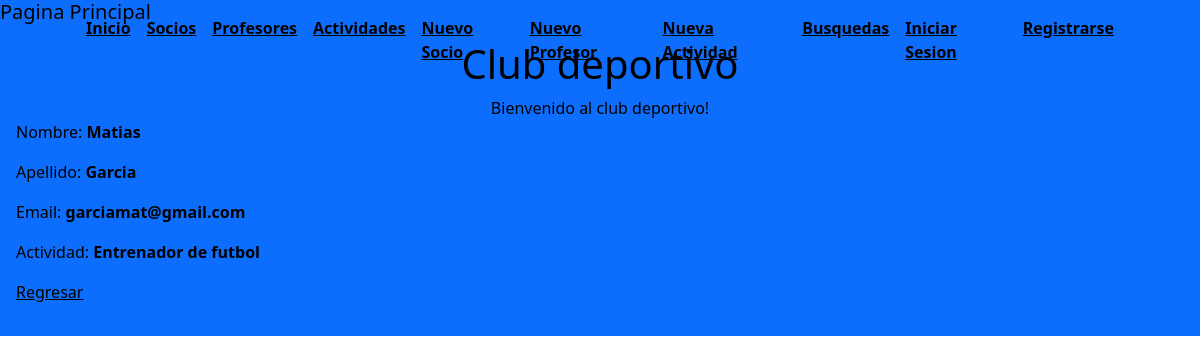
Page /profesor/detalle/1/ (signed in) on the committed database.
### AppProyecto/models.py (models this page shows, shortened)
class Profesores(models.Model):
    nombre = models.CharField(max_length=30)
    apellido = models.CharField(max_length=30)
    email = models.EmailField()
    profesion = models.CharField(max_length=30)

### AppProyecto/clases_views.py (the view)
# urls.py: path('profesor/detalle/<int:pk>/', clases_views.ProfesorDetalle.as_view(), name='Detail-profesor'),
class ProfesorDetalle(LoginRequiredMixin,DetailView):
    model = Profesores
    template_name = "appProyecto/clases_vistas/profesor_detalle.html"

### AppProyecto/templates/appProyecto/clases_vistas/profesor_detalle.html (shortened to what this page needs)
<!DOCTYPE html>
<html lang="en">
<head>
</head>
<body>
    {% extends 'AppProyecto/padre.html' %}
{% load static %}
{% block main %}
<p>Nombre: <strong>{{ profesores.nombre }}</strong></p>
<p>Apellido: <strong>{{ profesores.apellido }}</strong></p>
<p>Email: <strong>{{ profesores.email }}</strong></p>
<p>Actividad: <strong>{{ profesores.profesion }}</strong></p>
<p>
    <a style="color: black;" href="{% url 'lista-profesores' %}">Regresar</a>
</p>
{% endblock main %}

### rows in the picture
Profesores: nombre "Matias", apellido "Garcia", email "garciamat@gmail.com", profesion "Entrenador de futbol"
